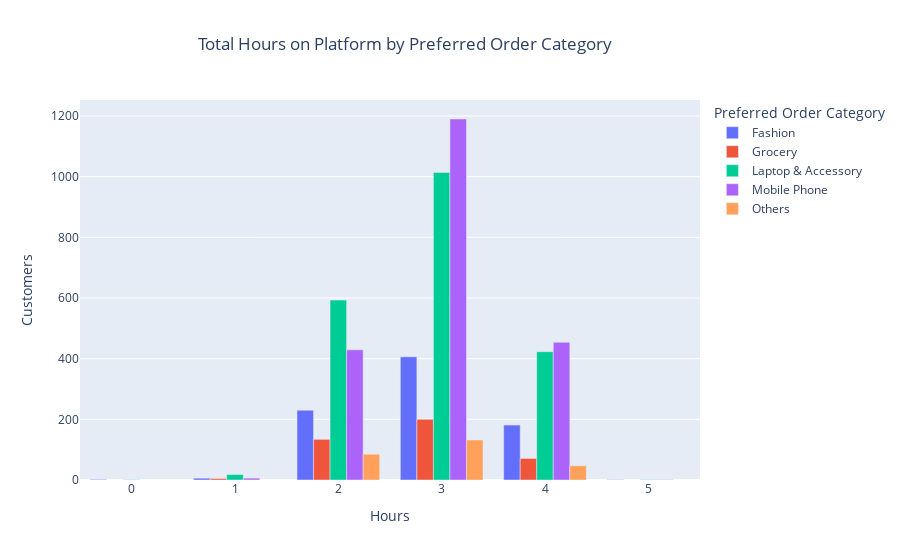

The notebook cell saved with this chart:
### Markdown cell above
##### How does the Preferred Order Category correlate with the Hours Spent on the platform?

### Code cell
hours_by_cat = EC[["PreferedOrderCat", "HourSpendOnApp"]].groupby(["PreferedOrderCat", "HourSpendOnApp"]).size().reset_index(name="Total")
# hours_by_cat

fig = px.bar(
    hours_by_cat,
    x="HourSpendOnApp",
    y="Total",
    color="PreferedOrderCat",
    barmode="group",
    labels={'HourSpendOnApp': 'Hours', 'Total': 'Customers', 'PreferedOrderCat': 'Preferred Order Category'},
    title='Total Hours on Platform by Preferred Order Category'
)

# Update layout
fig.update_layout(xaxis=dict(tickmode='linear', dtick=1))
fig.update_layout(title={'x':0.45})

# Show the plot
fig.show()

### Figure 1 — Plotly figure (JSON) as saved in the notebook; plotly's stock layout.template omitted (floating-point values rounded to 4 significant figures)
{"data": [{"alignmentgroup": "True", "hovertemplate": "Preferred Order Category=Fashion<br>Hours=%{x}<br>Customers=%{y}<extra></extra>", "legendgroup": "Fashion", "marker": {"color": "#636efa", "pattern": {"shape": ""}}, "name": "Fashion", "offsetgroup": "Fashion", "orientation": "v", "showlegend": true, "textposition": "auto", "type": "bar", "x": [0, 1, 2, 3, 4, 5], "xaxis": "x", "y": [2, 6, 230, 406, 181, 1], "yaxis": "y"}, {"alignmentgroup": "True", "hovertemplate": "Preferred Order Category=Grocery<br>Hours=%{x}<br>Customers=%{y}<extra></extra>", "legendgroup": "Grocery", "marker": {"color": "#EF553B", "pattern": {"shape": ""}}, "name": "Grocery", "offsetgroup": "Grocery", "orientation": "v", "showlegend": true, "textposition": "auto", "type": "bar", "x": [1, 2, 3, 4], "xaxis": "x", "y": [5, 134, 200, 71], "yaxis": "y"}, {"alignmentgroup": "True", "hovertemplate": "Preferred Order Category=Laptop & Accessory<br>Hours=%{x}<br>Customers=%{y}<extra></extra>", "legendgroup": "Laptop & Accessory", "marker": {"color": "#00cc96", "pattern": {"shape": ""}}, "name": "Laptop & Accessory", "offsetgroup": "Laptop & Accessory", "orientation": "v", "showlegend": true, "textposition": "auto", "type": "bar", "x": [0, 1, 2, 3, 4, 5], "xaxis": "x", "y": [1, 18, 593, 1014, 423, 1], "yaxis": "y"}, {"alignmentgroup": "True", "hovertemplate": "Preferred Order Category=Mobile Phone<br>Hours=%{x}<br>Customers=%{y}<extra></extra>", "legendgroup": "Mobile Phone", "marker": {"color": "#ab63fa", "pattern": {"shape": ""}}, "name": "Mobile Phone", "offsetgroup": "Mobile Phone", "orientation": "v", "showlegend": true, "textposition": "auto", "type": "bar", "x": [1, 2, 3, 4, 5], "xaxis": "x", "y": [6, 429, 1190, 454, 1], "yaxis": "y"}, {"alignmentgroup": "True", "hovertemplate": "Preferred Order Category=Others<br>Hours=%{x}<br>Customers=%{y}<extra></extra>", "legendgroup": "Others", "marker": {"color": "#FFA15A", "pattern": {"shape": ""}}, "name": "Others", "offsetgroup": "Others", "orientation": "v", "showlegend": true, "textposition": "auto", "type": "bar", "x": [2, 3, 4], "xaxis": "x", "y": [85, 132, 47], "yaxis": "y"}], "layout": {"barmode": "group", "legend": {"title": {"text": "Preferred Order Category"}, "tracegroupgap": 0}, "title": {"text": "Total Hours on Platform by Preferred Order Category", "x": 0.45}, "xaxis": {"anchor": "y", "domain": [0, 1], "dtick": 1, "tickmode": "linear", "title": {"text": "Hours"}}, "yaxis": {"anchor": "x", "domain": [0, 1], "title": {"text": "Customers"}}}}
